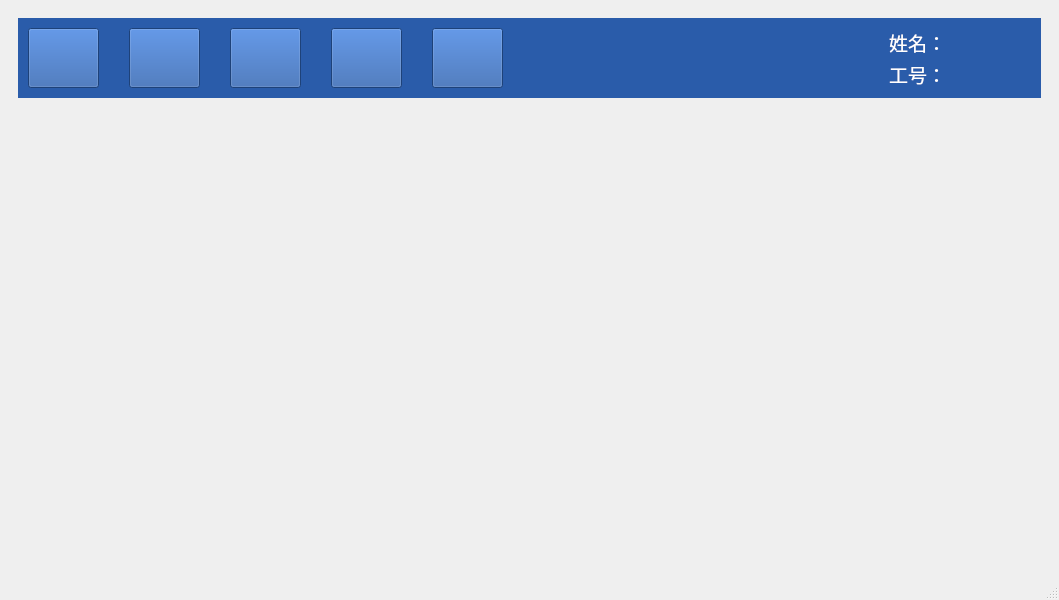
<?xml version="1.0" encoding="UTF-8"?>
<ui version="4.0">
 <class>MainWindow</class>
 <widget class="QMainWindow" name="MainWindow">
  <property name="geometry">
   <rect>
    <x>0</x>
    <y>0</y>
    <width>1059</width>
    <height>600</height>
   </rect>
  </property>
  <property name="windowTitle">
   <string>MainWindow</string>
  </property>
  <widget class="QWidget" name="centralwidget">
   <layout class="QGridLayout" name="gridLayout">
    <item row="0" column="0">
     <widget class="QStackedWidget" name="stackedWidget">
      <property name="styleSheet">
       <string notr="true"/>
      </property>
      <property name="currentIndex">
       <number>0</number>
      </property>
      <widget class="QWidget" name="page">
       <layout class="QGridLayout" name="gridLayout_6">
        <item row="0" column="0">
         <layout class="QVBoxLayout" name="verticalLayout_4" stretch="1,12">
          <property name="spacing">
           <number>15</number>
          </property>
          <item>
           <layout class="QVBoxLayout" name="verticalLayout_3" stretch="0">
            <item>
             <widget class="QWidget" name="widget_2" native="true">
              <property name="maximumSize">
               <size>
                <width>16777215</width>
                <height>80</height>
               </size>
              </property>
              <property name="styleSheet">
               <string notr="true">background-color: rgb(175, 180, 219);
background-color: rgb(42, 92, 170);</string>
              </property>
              <layout class="QGridLayout" name="gridLayout_3">
               <property name="leftMargin">
                <number>10</number>
               </property>
               <property name="topMargin">
                <number>10</number>
               </property>
               <property name="rightMargin">
                <number>10</number>
               </property>
               <property name="bottomMargin">
                <number>10</number>
               </property>
               <item row="0" column="0">
                <layout class="QHBoxLayout" name="horizontalLayout_2" stretch="1,1,1,1,1,5,2">
                 <property name="spacing">
                  <number>30</number>
                 </property>
                 <item>
                  <widget class="QToolButton" name="Desktop_Button">
                   <property name="sizePolicy">
                    <sizepolicy hsizetype="Expanding" vsizetype="Expanding">
                     <horstretch>0</horstretch>
                     <verstretch>0</verstretch>
                    </sizepolicy>
                   </property>
                   <property name="maximumSize">
                    <size>
                     <width>500</width>
                     <height>300</height>
                    </size>
                   </property>
                   <property name="font">
                    <font>
                     <weight>75</weight>
                     <bold>true</bold>
                    </font>
                   </property>
                   <property name="styleSheet">
                    <string notr="true">color:#ffffff;</string>
                   </property>
                   <property name="text">
                    <string/>
                   </property>
                   <property name="toolButtonStyle">
                    <enum>Qt::ToolButtonTextUnderIcon</enum>
                   </property>
                  </widget>
                 </item>
                 <item>
                  <widget class="QToolButton" name="OutStore_Button">
                   <property name="sizePolicy">
                    <sizepolicy hsizetype="Minimum" vsizetype="Fixed">
                     <horstretch>0</horstretch>
                     <verstretch>0</verstretch>
                    </sizepolicy>
                   </property>
                   <property name="maximumSize">
                    <size>
                     <width>500</width>
                     <height>300</height>
                    </size>
                   </property>
                   <property name="font">
                    <font>
                     <weight>75</weight>
                     <bold>true</bold>
                    </font>
                   </property>
                   <property name="styleSheet">
                    <string notr="true"/>
                   </property>
                   <property name="text">
                    <string/>
                   </property>
                   <property name="toolButtonStyle">
                    <enum>Qt::ToolButtonTextUnderIcon</enum>
                   </property>
                   <property name="autoRaise">
                    <bool>false</bool>
                   </property>
                  </widget>
                 </item>
                 <item>
                  <widget class="QToolButton" name="StoreInfo_Button">
                   <property name="sizePolicy">
                    <sizepolicy hsizetype="Expanding" vsizetype="Expanding">
                     <horstretch>0</horstretch>
                     <verstretch>0</verstretch>
                    </sizepolicy>
                   </property>
                   <property name="maximumSize">
                    <size>
                     <width>500</width>
                     <height>300</height>
                    </size>
                   </property>
                   <property name="text">
                    <string/>
                   </property>
                  </widget>
                 </item>
                 <item>
                  <widget class="QToolButton" name="System_Button">
                   <property name="sizePolicy">
                    <sizepolicy hsizetype="Expanding" vsizetype="Expanding">
                     <horstretch>0</horstretch>
                     <verstretch>0</verstretch>
                    </sizepolicy>
                   </property>
                   <property name="maximumSize">
                    <size>
                     <width>500</width>
                     <height>300</height>
                    </size>
                   </property>
                   <property name="font">
                    <font>
                     <weight>75</weight>
                     <bold>true</bold>
                    </font>
                   </property>
                   <property name="styleSheet">
                    <string notr="true"/>
                   </property>
                   <property name="text">
                    <string/>
                   </property>
                   <property name="toolButtonStyle">
                    <enum>Qt::ToolButtonTextUnderIcon</enum>
                   </property>
                  </widget>
                 </item>
                 <item>
                  <widget class="QToolButton" name="logInfo_Button">
                   <property name="sizePolicy">
                    <sizepolicy hsizetype="Expanding" vsizetype="Expanding">
                     <horstretch>0</horstretch>
                     <verstretch>0</verstretch>
                    </sizepolicy>
                   </property>
                   <property name="maximumSize">
                    <size>
                     <width>500</width>
                     <height>300</height>
                    </size>
                   </property>
                   <property name="font">
                    <font>
                     <weight>75</weight>
                     <bold>true</bold>
                    </font>
                   </property>
                   <property name="styleSheet">
                    <string notr="true"/>
                   </property>
                   <property name="text">
                    <string/>
                   </property>
                   <property name="toolButtonStyle">
                    <enum>Qt::ToolButtonTextUnderIcon</enum>
                   </property>
                  </widget>
                 </item>
                 <item>
                  <spacer name="horizontalSpacer_2">
                   <property name="orientation">
                    <enum>Qt::Horizontal</enum>
                   </property>
                   <property name="sizeHint" stdset="0">
                    <size>
                     <width>40</width>
                     <height>20</height>
                    </size>
                   </property>
                  </spacer>
                 </item>
                 <item>
                  <layout class="QVBoxLayout" name="verticalLayout">
                   <property name="spacing">
                    <number>3</number>
                   </property>
                   <item>
                    <widget class="QLabel" name="label_UserNuber">
                     <property name="font">
                      <font>
                       <pointsize>14</pointsize>
                       <weight>50</weight>
                       <bold>false</bold>
                      </font>
                     </property>
                     <property name="styleSheet">
                      <string notr="true">color:#ffffff;</string>
                     </property>
                     <property name="text">
                      <string>姓名：</string>
                     </property>
                    </widget>
                   </item>
                   <item>
                    <widget class="QLabel" name="label_UserName">
                     <property name="font">
                      <font>
                       <pointsize>14</pointsize>
                       <weight>50</weight>
                       <bold>false</bold>
                      </font>
                     </property>
                     <property name="styleSheet">
                      <string notr="true">color:#ffffff;</string>
                     </property>
                     <property name="text">
                      <string>工号：</string>
                     </property>
                    </widget>
                   </item>
                  </layout>
                 </item>
                </layout>
               </item>
              </layout>
             </widget>
            </item>
           </layout>
          </item>
          <item>
           <widget class="QStackedWidget" name="stackedWidget_2">
            <property name="enabled">
             <bool>true</bool>
            </property>
            <property name="styleSheet">
             <string notr="true">border:1px;</string>
            </property>
            <property name="currentIndex">
             <number>0</number>
            </property>
            <widget class="QWidget" name="page_3">
             <layout class="QGridLayout" name="gridLayout_4"/>
            </widget>
           </widget>
          </item>
         </layout>
        </item>
       </layout>
      </widget>
      <widget class="QWidget" name="page_2"/>
     </widget>
    </item>
   </layout>
  </widget>
  <widget class="QMenuBar" name="menubar">
   <property name="geometry">
    <rect>
     <x>0</x>
     <y>0</y>
     <width>1059</width>
     <height>26</height>
    </rect>
   </property>
  </widget>
  <widget class="QStatusBar" name="statusbar"/>
 </widget>
 <resources/>
 <connections/>
</ui>
